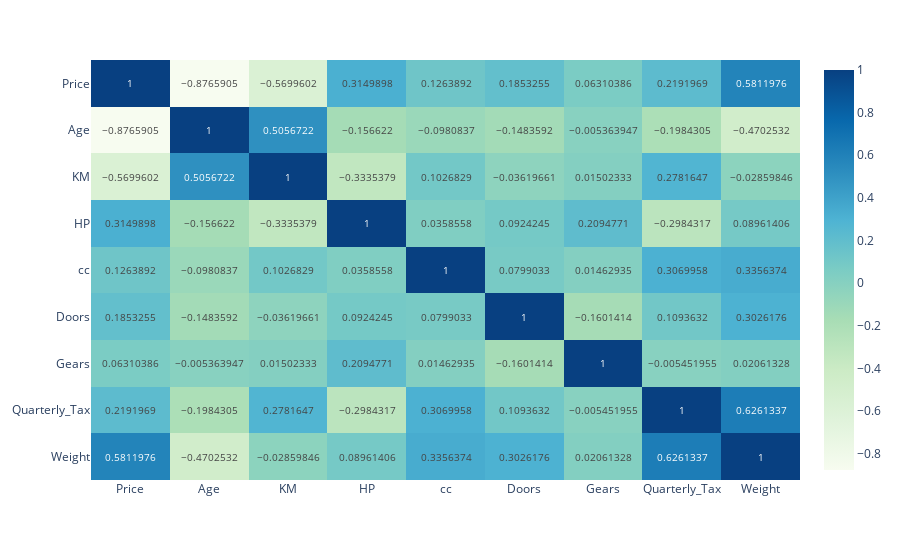

Notebook cell for this chart:
### Code cell
heat = py.imshow(df.corr(), text_auto=True, aspect="auto", color_continuous_scale='gnbu')
heat.show()

### Figure 1 — Plotly figure (JSON) as saved in the notebook; plotly's stock layout.template omitted (floating-point values rounded to 4 significant figures)
{"data": [{"coloraxis": "coloraxis", "hovertemplate": "x: %{x}<br>y: %{y}<br>color: %{z}<extra></extra>", "name": "0", "texttemplate": "%{z}", "type": "heatmap", "x": ["Price", "Age", "KM", "HP", "cc", "Doors", "Gears", "Quarterly_Tax", "Weight"], "xaxis": "x", "y": ["Price", "Age", "KM", "HP", "cc", "Doors", "Gears", "Quarterly_Tax", "Weight"], "yaxis": "y", "z": [[1, -0.8766, -0.57, 0.315, 0.1264, 0.1853, 0.0631, 0.2192, 0.5812], [-0.8766, 1, 0.5057, -0.1566, -0.09808, -0.1484, -0.005364, -0.1984, -0.4703], [-0.57, 0.5057, 1, -0.3335, 0.1027, -0.0362, 0.01502, 0.2782, -0.0286], [0.315, -0.1566, -0.3335, 1, 0.03586, 0.09242, 0.2095, -0.2984, 0.08961], [0.1264, -0.09808, 0.1027, 0.03586, 1, 0.0799, 0.01463, 0.307, 0.3356], [0.1853, -0.1484, -0.0362, 0.09242, 0.0799, 1, -0.1601, 0.1094, 0.3026], [0.0631, -0.005364, 0.01502, 0.2095, 0.01463, -0.1601, 1, -0.005452, 0.02061], [0.2192, -0.1984, 0.2782, -0.2984, 0.307, 0.1094, -0.005452, 1, 0.6261], [0.5812, -0.4703, -0.0286, 0.08961, 0.3356, 0.3026, 0.02061, 0.6261, 1]]}], "layout": {"coloraxis": {"colorscale": [[0, "rgb(247,252,240)"], [0.125, "rgb(224,243,219)"], [0.25, "rgb(204,235,197)"], [0.375, "rgb(168,221,181)"], [0.5, "rgb(123,204,196)"], [0.625, "rgb(78,179,211)"], [0.75, "rgb(43,140,190)"], [0.875, "rgb(8,104,172)"], [1, "rgb(8,64,129)"]]}, "margin": {"t": 60}, "xaxis": {"anchor": "y", "domain": [0, 1]}, "yaxis": {"anchor": "x", "autorange": "reversed", "domain": [0, 1]}}}
